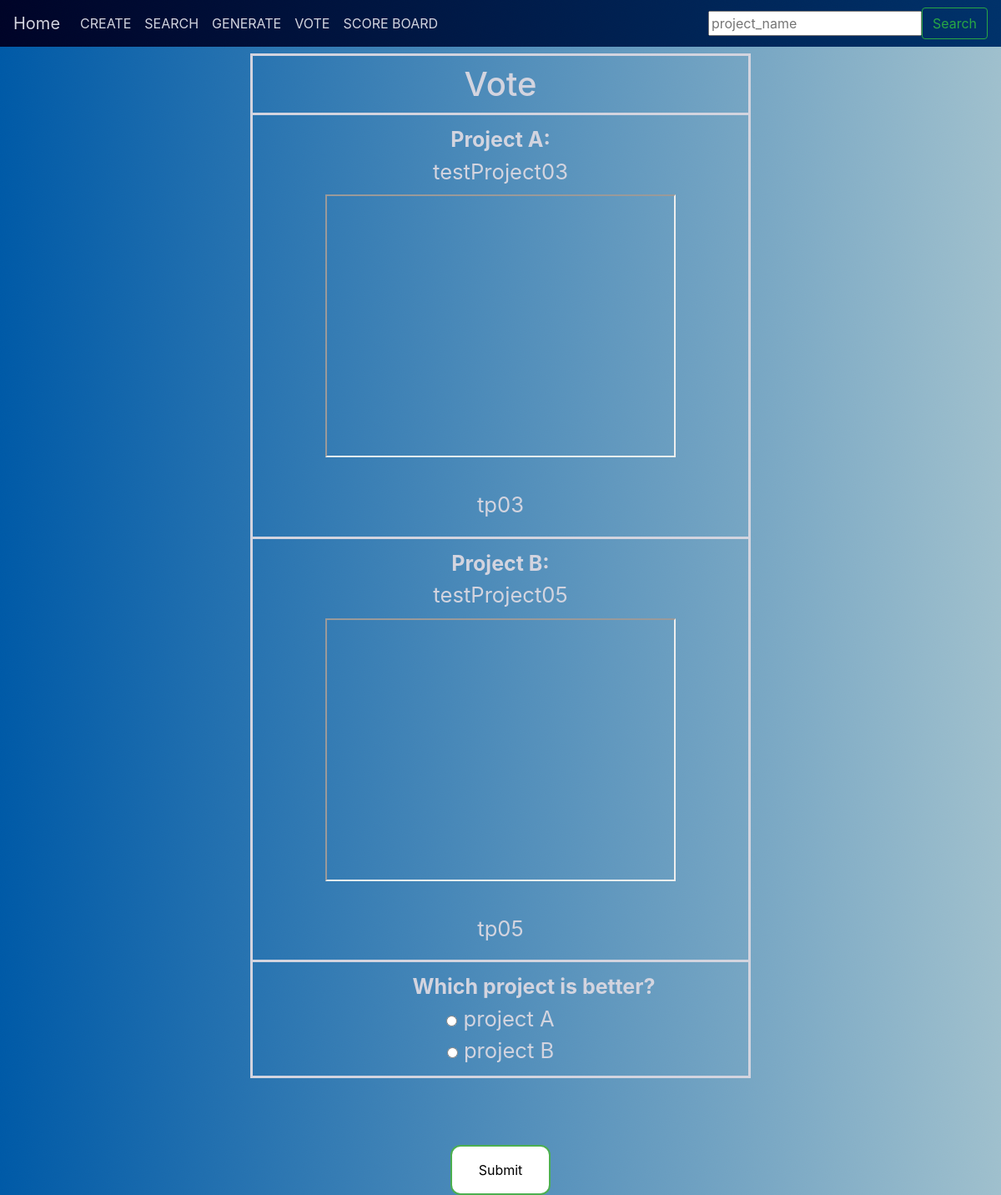
Screenshot of /projects/vote/ with the database file from the repository.
### projects/models.py (models this page shows, shortened)
class Comparison_Pair(models.Model):
    projectA = models.ForeignKey(
        Projects, on_delete=models.CASCADE, related_name='ComparedAsA')
    projectB = models.ForeignKey(
        Projects, on_delete=models.CASCADE, related_name='ComparedAsB')
    count = models.IntegerField()

class Projects(models.Model):
    project_name = models.CharField(max_length=30)
    project_summary = models.CharField(max_length=200)
    project_link = models.CharField(max_length=200)
    project_backendLanguage = models.CharField(max_length=30)

### projects/views.py (the view)
# urls.py: path('vote/', views.display_vote_page, name='vote'),
def display_vote_page(request):
    template = loader.get_template('projects/vote.html')
    comparison_pairs = Comparison_Pair.objects.raw(
        'SELECT * FROM projects_comparison_pair WHERE count = (SELECT MIN(count) FROM projects_comparison_pair)')
    context = {
        'comparison_pair' : comparison_pairs[random.randint(0, len(list(comparison_pairs)) - 1)],
    }
    return HttpResponse(template.render(context, request))

### projects/templates/projects/vote.html (shortened to what this page needs)
{% include "./partials/header.html" %}
<h1>
  <h1 style="text-align:center;border:3px solid; padding:10px; width:50%; margin:auto">Vote</h1>
</h1>
<form class = 'vote_form' name="voteform" action="{% url 'projects:vote_process' comparison_pair.id %}" onsubmit="return validateForm()" method="post">
  <p style="border: 3px solid; border-top:none; padding:10px; width:50%; margin:auto">
      <h style="font-weight:bold;font-size:25px;">Project A:</h><br>
      <label for="choiceA" >{{ comparison_pair.projectA.project_name }}</label><br>
      <iframe width="420" height="315" style="margin-left: auto;margin-right: auto;display: block"
        src="{{ comparison_pair.projectA.project_link }}">
      </iframe><br>
      <label for="choiceA" style="width:450px; word-wrap:break-word;">{{ comparison_pair.projectA.project_summary }}</label>
  </p>
  <p style="border: 3px solid; border-top:none; padding:10px; width:50%; margin:auto">
      <h style="font-weight:bold;font-size:25px;">Project B:</h><br>
      <label for="choiceB" >{{ comparison_pair.projectB.project_name }}</label><br>
      <iframe width="420" height="315" style="margin-left: auto;margin-right: auto;display: block"
        src="{{ comparison_pair.projectB.project_link }}">
      </iframe><br>
      <label for="choiceA" style=" width:450px; word-wrap:break-word;">{{ comparison_pair.projectB.project_summary }}</label>
  </p>
  <p style="border: 3px solid; border-top:none; padding:10px; width:50%; margin:auto">
    <h style="font-weight:bold;font-size:25px;margin: 0px 0px 0px 80px;">Which project is better?</h><br>
    <input type="radio" name="choice" id="rA" value="choiceA" onclick="display_criterion_choices()"> project A<br>
    <input type="radio" name="choice" id="rB" value="choiceB" onclick="display_criterion_choices()"> project B<br>
  </p>
<div>
  <input type="submit" value="Submit" class='button button1'>
</div>
</form>
{% include "./partials/footer.html" %}

### projects/static/projects/style.css (style rules this page uses)
html { height: 100%; }
body { background-image: url("/static/projects/art/1.jpg") ; color: rgb(211, 212, 223); height: 100%; position: relative; text-align: center; }

### projects/templates/projects/vote.html (style rules this page uses)
.vote_form > p { font-size: 160%; margin: 80px; }
.vote_form > div { font-size: 160%; margin: 80px; }
.button { background-color: #4CAF50; border: none; color: white; padding: 16px 32px; text-align: center; text-decoration: none; display: block; font-size: 16px; margin: 0 auto; transition-duration: 0.4s; cursor: pointer; }
.button1 { background-color: white; color: black; border: 2px solid #4CAF50; border-radius: 12px; }

### rows the page displays
Comparison_Pair: projectA.project_name "testProject03", projectA.project_summary "tp03", projectB.project_name "testProject05", projectB.project_summary "tp05"
